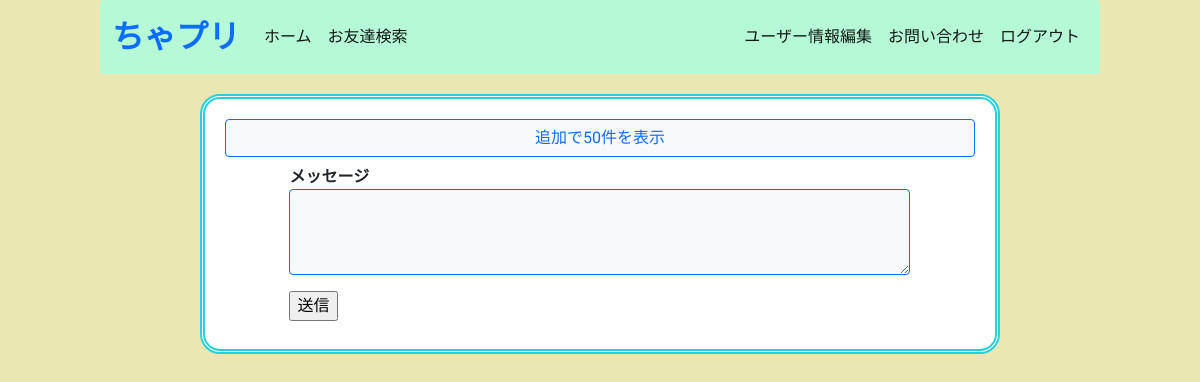
The page /message/2 (signed in) on the database as committed earlier.
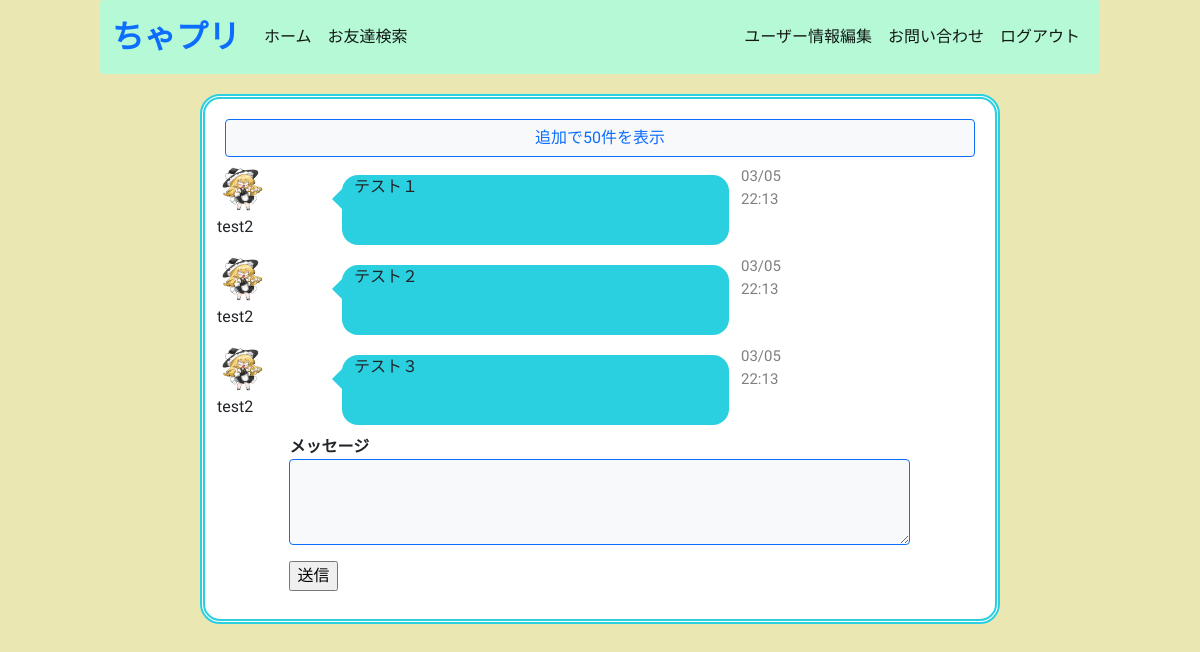
The same page on the database as committed later.
### flaskr/models.py (models this page shows, shortened)
class TalkMessage(db.Model):
  __tablename__ = 'messages'
  id = db.Column(db.Integer, primary_key=True)
  from_user_id = db.Column(
    db.Integer, db.ForeignKey('users.id'), index=True
  )
  to_user_id = db.Column(
    db.Integer, db.ForeignKey('users.id'), index=True
  )
  is_read = db.Column(db.Boolean, default=False)
  is_checked = db.Column(db.Boolean, default=False)
  message = db.Column(db.Text)
  create_at = db.Column(db.DateTime, default=datetime.now)
  update_at = db.Column(db.DateTime, default=datetime.now)
  @classmethod
  def get_friend_messages(cls, id1, id2, offset_value=0, limit_value=50):
    return cls.query.filter(
      or_(
        and_(
          cls.from_user_id == id1,
          cls.to_user_id == id2
        ),
        and_(
          cls.from_user_id == id2,
          cls.to_user_id == id1
        )
      )
    ).order_by(desc(cls.id)).offset(offset_value).limit(limit_value).all()
  @classmethod
  def update_is_read_by_ids(cls, ids):
    cls.query.filter(cls.id.in_(ids)).update(
      { 'is_read': 1 },
      synchronize_session='fetch'
    )

class User(UserMixin, db.Model):
  __tablename__ = 'users'
  id = db.Column(db.Integer, primary_key=True)
  username = db.Column(db.String(64), index=True)
  email = db.Column(db.String(64), unique=True, index=True)
  password = db.Column(
    db.String(128),
    default = generate_password_hash(secrets.token_urlsafe(16)) # デフォルトパスワード
  )
  picture_path = db.Column(db.Text)
  is_active = db.Column(db.Boolean, unique=False, default=False)
  create_at = db.Column(db.DateTime, default=datetime.now) # 管理者用
  update_at = db.Column(db.DateTime, default=datetime.now) # テーブルの流れを確認する際に必要
  @classmethod
  def select_user_by_id(cls, id):
    return cls.query.get(id)

### flaskr/views.py (the view)
@bp.route('/message/<id>', methods=['GET', 'POST'])
@login_required
def message(id):
  if not UserConnect.is_friend(id):
    return redirect(url_for('app.home'))
  form = MessageForm(request.form)
  messages = TalkMessage.get_friend_messages(current_user.get_id(), id)
  user = User.select_user_by_id(id)
  read_message_ids = [message.id for message in messages if (not message.is_read) and (message.from_user_id == int(id))]
  not_checked_message_ids = [message.id for message in messages if message.is_read and (not message.is_checked) and (message.from_user_id == int(current_user.get_id()))]
  if not_checked_message_ids:
    with db.session(nested=True):
      TalkMessage.update_is_checked_by_id(not_checked_message_ids)
    db.session.commit()
  if read_message_ids:
    with db.session.begin(nested=True):
      TalkMessage.update_is_read_by_ids(read_message_ids)
    db.session.commit()
  if request.method == 'POST' and form.validate():
    new_message = TalkMessage(current_user.get_id(), id, form.message.data)
    with db.session.begin(nested=True):
      new_message.create_message()
    db.session.commit()
    return redirect(url_for('app.message', id=id)) # 保存したメッセージを取得
  return render_template(
    'message.html', form=form, messages=messages, to_user_id=id, user=user
    )

### flaskr/forms.py (shortened to what this page needs)
class MessageForm(FlaskForm):
  to_user_id = HiddenField()
  message = TextAreaField('メッセージ')
  submit = SubmitField('送信')

### flaskr/models.py (called while the page is built)
@login_manager.user_loader
def load_user(user_id):
  return User.query.get(int(user_id)) # Userクラスで定義したuserIDを取得

  @classmethod
  def is_friend(cls, to_user_id):
    user = cls.query.filter(
      or_(
        and_(
          UserConnect.from_user_id == current_user.get_id(),
          UserConnect.to_user_id == to_user_id,
          UserConnect.status == 2
        ),
        and_(
          UserConnect.from_user_id == to_user_id,
          UserConnect.to_user_id == current_user.get_id(),
          UserConnect.status == 2
        )
      )
    ).first()
    return True if user else False

### flaskr/utils/template_filters.py (called while the page is built)
def replace_newline(text):
  return text.split('\n')

### flaskr/templates/message.html (shortened to what this page needs)
{% from "_formhelpers.html" import render_field %}
{% extends "base.html" %}
{% block content %}
<div class="row">
  <div id="load_message_button" class="col-12">
    <button class="col-12 btn btn-light btn-outline-primary mb-2" onclick="load_old_messages();">追加で50件を表示</button>
  </div>
  {% for message in messages | reverse %}
    {% if message.from_user_id == current_user.id %}
    <div id="self-message-tag-{{message.id}}" class="col-4">
      <p class="text-end m-0 text-black-50" style="font-size: 15px;">{{ message.create_at.strftime('%m/%d') }}</p>
      <p class="text-end text-black-50" style="font-size: 15px;">{{ message.create_at.strftime('%H:%M') }}</p>
      {% if message.is_checked %}
      <p class="text-end text-black-50 mt-1 mb-0 mx-0" style="font-size: 15px;">既読</p>
      {% endif %}
    </div>
    <div class="speech-bubble-self col-6">
      {% for splitted_message in message.message | replace_newline %}
        <p>{{ splitted_message | urlize }}</p>
      {% endfor %}
    </div>
    <div class="col-2">
      {% if current_user.picture_path %}
        <img class="user-image-mini" src="{{ url_for('static', filename=current_user.picture_path) }}">
      {% endif %}
      <p>{{ current_user.username }}</p>
    </div>
    {% else %}
    <div class="col-2 ps-1">
      {% if user.picture_path %}
        <img class="user-image-mini" src="{{ url_for('static', filename=user.picture_path) }}">
      {% endif %}
      <p>{{ user.username }}</p>
    </div>
    <div class="speech-bubble-dest col-6">
      {% for splitted_message in message.message | replace_newline %}
        <p>{{ splitted_message | urlize }}</p>
      {% endfor %}
    </div>
    <div class="col-4">
      <p class="m-0 text-black-50" style="font-size: 15px;">{{ message.create_at.strftime('%m/%d') }}</p>
      <p class="text-black-50" style="font-size: 15px;">{{ message.create_at.strftime('%H:%M') }}</p>
    </div>
    {% endif %}
  {% endfor %}
  <div id="message-form" class="col-10 offset-1">
    <form method="POST">
      {{ render_field(form.message, cols="50", rows="3",
      class="form-control rounded bg-light text-dark bg-opacity-10 border-primary") }}
      {{ form.submit(class="my-2")}}
    </form>
  </div>
</div>
{% endblock %}

### flaskr/templates/_formhelpers.html (shortened to what this page needs)
{% macro render_field(field)%}
<dt>
  {{ field.label }}
  <dd>
    {{ field(**kwargs) | safe }}
  </dd>
</dt>
{% endmacro %}

### flaskr/templates/base.html (shortened to what this page needs)
<!DOCTYPE html>
<html lang="en">
  <head>
    <link
      href="https://cdn.jsdelivr.net/npm/bootstrap@5.0.2/dist/css/bootstrap.min.css"
      rel="stylesheet"
    />
    <link rel="stylesheet" href="{{ url_for('static', filename='css/style.css') }}">
  </head>
  <body>
    <nav class="navbar navbar-expand-xl navbar-light rounded">
      <div class="container-fluid">
        <a class="navbar-brand fs-2 text-primary" href="#"><b>ちゃプリ</b></a>
        <div class="collapse navbar-collapse" id="navbarLight">
          <ul class="navbar-nav me-auto mb-2 mb-xl-0">
            <li class="nav-item">
              <a class="nav-link active" aria-current="page" href="{{url_for('app.home')}}">ホーム</a>
            </li>
            {% if current_user.is_authenticated %}
            <li class="nav-item">
              <a class="nav-link active" aria-current="page" href="{{url_for('app.user_search')}}">お友達検索</a>
            </li>
            {% endif %}
          </ul>
          <ul class="navbar-nav ml-auto">
            {% if current_user.is_authenticated %}
              <li class="nav-item">
                <a class="nav-link active" aria-current="page" href="{{url_for('app.user')}}">ユーザー情報編集</a>
              </li>
              <li class="nav-item">
                <a class="nav-link active" aria-current="page" href="{{url_for('app.contact')}}">お問い合わせ</a>
              </li>
              <li class="nav-item">
                <a class="nav-link active" aria-current="page" href="{{url_for('app.logout')}}">ログアウト</a>
              </li>
            {% endif %}
          </ul>
        </div>
      </div>
    </nav>
    <div class="container">
    {% block content %}
    {% endblock %}
    </div>
  </body>
</html>

### flaskr/static/css/style.css (style rules this page uses)
body { background-color: #eae7b3; max-width: 1000px; width: 100%; margin: auto; font-family: "Kosugi Maru", sans-serif; font-weight: 400; font-style: normal; }
.navbar { background-color: #b5f9d6; }
.container { background-color: #FFF; padding: 20px; border-radius: 20px; border: thick double #2ad0df; margin-top: 20px; max-width: 80%; }
.user-image-mini { width: 50px; height: 50px; }
.speech-bubble-dest { position: relative; background: #2ad0df; border-radius: 1.0em; margin-top: 10px; margin-bottom: 10px; }
.speech-bubble-dest:after { content: ''; position: absolute; left: 0; top: 20%; width: 0; height: 0; border: 20px solid transparent; border-right-color: #2ad0df; border-left: 0; margin-top: -10px; margin-left: -10px; }

Rows that differ between the two databases and show on the page:
added TalkMessage: picture_path (picture), message "テスト１", create_at "03/05", create_at "22:13"
now on this page (row unchanged): User: username "test2"
added TalkMessage: picture_path (picture), message "テスト２", create_at "03/05", create_at "22:13"
added TalkMessage: picture_path (picture), message "テスト３", create_at "03/05", create_at "22:13"
